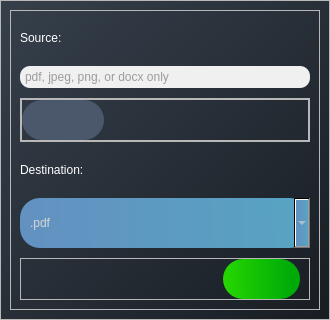
<?xml version="1.0" encoding="UTF-8"?>
<ui version="4.0">
 <class>Dialog</class>
 <widget class="QDialog" name="Dialog">
  <property name="geometry">
   <rect>
    <x>0</x>
    <y>0</y>
    <width>330</width>
    <height>320</height>
   </rect>
  </property>
  <property name="sizePolicy">
   <sizepolicy hsizetype="Preferred" vsizetype="Preferred">
    <horstretch>0</horstretch>
    <verstretch>0</verstretch>
   </sizepolicy>
  </property>
  <property name="minimumSize">
   <size>
    <width>330</width>
    <height>320</height>
   </size>
  </property>
  <property name="maximumSize">
   <size>
    <width>350</width>
    <height>350</height>
   </size>
  </property>
  <property name="windowTitle">
   <string>Dialog</string>
  </property>
  <property name="styleSheet">
   <string notr="true">background-color: qlineargradient(spread:pad, x1:0, y1:0, x2:1, y2:1, stop:0 #36404B, stop:1 #181D23);</string>
  </property>
  <layout class="QHBoxLayout" name="horizontalLayout_3">
   <property name="leftMargin">
    <number>0</number>
   </property>
   <property name="topMargin">
    <number>0</number>
   </property>
   <property name="rightMargin">
    <number>0</number>
   </property>
   <property name="bottomMargin">
    <number>0</number>
   </property>
   <item>
    <widget class="QStackedWidget" name="stackedWidget">
     <property name="currentIndex">
      <number>0</number>
     </property>
     <widget class="QWidget" name="page">
      <layout class="QVBoxLayout" name="verticalLayout">
       <property name="spacing">
        <number>0</number>
       </property>
       <property name="leftMargin">
        <number>0</number>
       </property>
       <property name="topMargin">
        <number>0</number>
       </property>
       <property name="rightMargin">
        <number>0</number>
       </property>
       <property name="bottomMargin">
        <number>0</number>
       </property>
       <item>
        <widget class="QFrame" name="frame">
         <property name="styleSheet">
          <string notr="true">QFrame{
	background: none;
}

QLabel{
	color: #ffffff;
	font: 63 8pt &quot;Segoe UI Variable Text Semibold&quot;;
}</string>
         </property>
         <property name="frameShape">
          <enum>QFrame::StyledPanel</enum>
         </property>
         <property name="frameShadow">
          <enum>QFrame::Raised</enum>
         </property>
         <layout class="QHBoxLayout" name="horizontalLayout_4">
          <item>
           <widget class="QFrame" name="frame_4">
            <property name="frameShape">
             <enum>QFrame::StyledPanel</enum>
            </property>
            <property name="frameShadow">
             <enum>QFrame::Raised</enum>
            </property>
            <layout class="QVBoxLayout" name="verticalLayout_3" stretch="0,0,0,0,0,0">
             <property name="spacing">
              <number>10</number>
             </property>
             <item>
              <widget class="QLabel" name="source">
               <property name="text">
                <string>Source:</string>
               </property>
              </widget>
             </item>
             <item>
              <widget class="QLineEdit" name="filenameLabel">
               <property name="styleSheet">
                <string notr="true">background-color: rgb(240, 240, 240);
border-radius: 10px;
color: rgb(156, 156, 156);
padding: 3px;</string>
               </property>
               <property name="text">
                <string>pdf, jpeg, png, or docx only</string>
               </property>
               <property name="readOnly">
                <bool>true</bool>
               </property>
              </widget>
             </item>
             <item>
              <widget class="QFrame" name="frame_6">
               <property name="minimumSize">
                <size>
                 <width>270</width>
                 <height>0</height>
                </size>
               </property>
               <property name="frameShape">
                <enum>QFrame::StyledPanel</enum>
               </property>
               <property name="frameShadow">
                <enum>QFrame::Raised</enum>
               </property>
               <layout class="QVBoxLayout" name="verticalLayout_4">
                <property name="spacing">
                 <number>7</number>
                </property>
                <property name="leftMargin">
                 <number>0</number>
                </property>
                <property name="topMargin">
                 <number>0</number>
                </property>
                <property name="rightMargin">
                 <number>0</number>
                </property>
                <property name="bottomMargin">
                 <number>0</number>
                </property>
                <item>
                 <widget class="QFrame" name="frame_2">
                  <property name="frameShape">
                   <enum>QFrame::StyledPanel</enum>
                  </property>
                  <property name="frameShadow">
                   <enum>QFrame::Raised</enum>
                  </property>
                  <layout class="QHBoxLayout" name="horizontalLayout" stretch="2,5">
                   <property name="leftMargin">
                    <number>0</number>
                   </property>
                   <property name="topMargin">
                    <number>0</number>
                   </property>
                   <property name="rightMargin">
                    <number>0</number>
                   </property>
                   <property name="bottomMargin">
                    <number>0</number>
                   </property>
                   <item>
                    <widget class="QPushButton" name="fileButton">
                     <property name="sizePolicy">
                      <sizepolicy hsizetype="Minimum" vsizetype="Minimum">
                       <horstretch>0</horstretch>
                       <verstretch>0</verstretch>
                      </sizepolicy>
                     </property>
                     <property name="minimumSize">
                      <size>
                       <width>0</width>
                       <height>40</height>
                      </size>
                     </property>
                     <property name="cursor">
                      <cursorShape>PointingHandCursor</cursorShape>
                     </property>
                     <property name="styleSheet">
                      <string notr="true">QPushButton{
	background-color: rgb(75, 87, 106);
	border-radius: 20px;
	image: url(:/OCR/icons8-text-40.png);
	padding: 5px;
}
QPushButton:hover{
	background-color: rgb(42, 49, 58);
}
QPushButton:pressed{
	background-color: rgb(42, 49, 58);
	border: 2px outset #ffffff;
}</string>
                     </property>
                     <property name="text">
                      <string/>
                     </property>
                    </widget>
                   </item>
                   <item>
                    <spacer name="horizontalSpacer">
                     <property name="orientation">
                      <enum>Qt::Horizontal</enum>
                     </property>
                     <property name="sizeHint" stdset="0">
                      <size>
                       <width>205</width>
                       <height>20</height>
                      </size>
                     </property>
                    </spacer>
                   </item>
                  </layout>
                 </widget>
                </item>
               </layout>
              </widget>
             </item>
             <item>
              <widget class="QLabel" name="destination">
               <property name="text">
                <string>Destination:</string>
               </property>
              </widget>
             </item>
             <item>
              <widget class="QComboBox" name="extComboBox">
               <property name="minimumSize">
                <size>
                 <width>0</width>
                 <height>50</height>
                </size>
               </property>
               <property name="cursor">
                <cursorShape>PointingHandCursor</cursorShape>
               </property>
               <property name="styleSheet">
                <string notr="true">QComboBox{
	background-color: qlineargradient(spread:pad, x1:0, y1:0.006, x2:1, y2:0, stop:0 #6391C1, stop:0.900498 #58A2C2);
	border-radius: 20px;
	color: rgb(214, 214, 214);
	font: 63 16pt &quot;Segoe UI Variable Text Semibold&quot;;
	padding-left: 10px;
}
QComboBox:hover{
	border: 2px solid #ffffff;
}
QComboBox:pressed{
	border: 0px;
	background-color: #6391c1;
}
QComboBox QAbstractItemView{
	background-color: rgb(39, 47, 55);
	selection-background-color: rgb(88, 162, 194);
}</string>
               </property>
               <item>
                <property name="text">
                 <string>.pdf</string>
                </property>
               </item>
               <item>
                <property name="text">
                 <string>.jpeg</string>
                </property>
               </item>
               <item>
                <property name="text">
                 <string>.png</string>
                </property>
               </item>
               <item>
                <property name="text">
                 <string>.docx</string>
                </property>
               </item>
              </widget>
             </item>
             <item>
              <widget class="QFrame" name="frame_5">
               <property name="frameShape">
                <enum>QFrame::StyledPanel</enum>
               </property>
               <property name="frameShadow">
                <enum>QFrame::Raised</enum>
               </property>
               <layout class="QHBoxLayout" name="horizontalLayout_5" stretch="5,2">
                <property name="topMargin">
                 <number>0</number>
                </property>
                <property name="bottomMargin">
                 <number>0</number>
                </property>
                <item>
                 <spacer name="horizontalSpacer_2">
                  <property name="orientation">
                   <enum>Qt::Horizontal</enum>
                  </property>
                  <property name="sizeHint" stdset="0">
                   <size>
                    <width>115</width>
                    <height>20</height>
                   </size>
                  </property>
                 </spacer>
                </item>
                <item>
                 <widget class="QPushButton" name="proceedButton">
                  <property name="sizePolicy">
                   <sizepolicy hsizetype="Minimum" vsizetype="Minimum">
                    <horstretch>0</horstretch>
                    <verstretch>0</verstretch>
                   </sizepolicy>
                  </property>
                  <property name="minimumSize">
                   <size>
                    <width>0</width>
                    <height>40</height>
                   </size>
                  </property>
                  <property name="cursor">
                   <cursorShape>PointingHandCursor</cursorShape>
                  </property>
                  <property name="styleSheet">
                   <string notr="true">QPushButton{
	background-color: qlineargradient(spread:pad, x1:0, y1:0.006, x2:1, y2:0, stop:0 rgba(38, 215, 1, 255), stop:0.880597 rgba(0, 171, 8, 255));
	border-radius: 20px;
	image: url(:/Arrow/icons8-arrow-48 - Copy.png);
	padding: 5px;
}
QPushButton:hover{
	background-color: rgb(36, 212, 1);
}
QPushButton:pressed{
	background-color: rgb(36, 212, 1);
	image: url(:/Arrow/icons8-arrow-48-bright.png);
	border: 2px outset #ffffff;
}</string>
                  </property>
                  <property name="text">
                   <string/>
                  </property>
                  <property name="iconSize">
                   <size>
                    <width>20</width>
                    <height>20</height>
                   </size>
                  </property>
                 </widget>
                </item>
               </layout>
              </widget>
             </item>
            </layout>
           </widget>
          </item>
         </layout>
        </widget>
       </item>
      </layout>
     </widget>
     <widget class="QWidget" name="page_2">
      <layout class="QHBoxLayout" name="horizontalLayout_2" stretch="2,7,2">
       <item>
        <spacer name="horizontalSpacer_3">
         <property name="orientation">
          <enum>Qt::Horizontal</enum>
         </property>
         <property name="sizeHint" stdset="0">
          <size>
           <width>40</width>
           <height>20</height>
          </size>
         </property>
        </spacer>
       </item>
       <item>
        <widget class="QFrame" name="frame_3">
         <property name="styleSheet">
          <string notr="true">background: none;</string>
         </property>
         <property name="frameShape">
          <enum>QFrame::StyledPanel</enum>
         </property>
         <property name="frameShadow">
          <enum>QFrame::Raised</enum>
         </property>
         <layout class="QVBoxLayout" name="verticalLayout_2" stretch="2,2,1,2,2">
          <item>
           <spacer name="verticalSpacer">
            <property name="orientation">
             <enum>Qt::Vertical</enum>
            </property>
            <property name="sizeHint" stdset="0">
             <size>
              <width>20</width>
              <height>58</height>
             </size>
            </property>
           </spacer>
          </item>
          <item>
           <widget class="QPushButton" name="saveButton">
            <property name="sizePolicy">
             <sizepolicy hsizetype="Minimum" vsizetype="Minimum">
              <horstretch>0</horstretch>
              <verstretch>0</verstretch>
             </sizepolicy>
            </property>
            <property name="cursor">
             <cursorShape>PointingHandCursor</cursorShape>
            </property>
            <property name="styleSheet">
             <string notr="true">QPushButton {
	border-radius: 20px;
	color: #ffffff;
	background-color: qlineargradient(spread:pad, x1:0, y1:0.006, x2:1, y2:0, stop:0 rgba(38, 215, 1, 255), stop:0.880597 rgba(0, 171, 8, 255));
	font: 63 16pt &quot;Segoe UI Variable Text Semibold&quot;;
}
QPushButton:hover{
	background-color: rgb(36, 212, 1);
}
QPushButton:pressed{
	background-color: rgb(36, 212, 1);
	border: 2px solid #ffffff;
}</string>
            </property>
            <property name="text">
             <string>SAVE</string>
            </property>
           </widget>
          </item>
          <item>
           <spacer name="verticalSpacer_3">
            <property name="orientation">
             <enum>Qt::Vertical</enum>
            </property>
            <property name="sizeHint" stdset="0">
             <size>
              <width>20</width>
              <height>40</height>
             </size>
            </property>
           </spacer>
          </item>
          <item>
           <widget class="QPushButton" name="cancelButton">
            <property name="sizePolicy">
             <sizepolicy hsizetype="Minimum" vsizetype="Minimum">
              <horstretch>0</horstretch>
              <verstretch>0</verstretch>
             </sizepolicy>
            </property>
            <property name="cursor">
             <cursorShape>PointingHandCursor</cursorShape>
            </property>
            <property name="styleSheet">
             <string notr="true">QPushButton {
	border-radius: 20px;
	color: #ffffff;
	background-color: rgb(75, 87, 106);
	color: rgb(214, 214, 214);
	font: 63 16pt &quot;Segoe UI Variable Text Semibold&quot;;
}
QPushButton:hover{
	background-color: rgb(42, 49, 58);
}
QPushButton:pressed{
	border: 2px solid #ffffff;
}</string>
            </property>
            <property name="text">
             <string>CANCEL</string>
            </property>
           </widget>
          </item>
          <item>
           <spacer name="verticalSpacer_2">
            <property name="orientation">
             <enum>Qt::Vertical</enum>
            </property>
            <property name="sizeHint" stdset="0">
             <size>
              <width>20</width>
              <height>58</height>
             </size>
            </property>
           </spacer>
          </item>
         </layout>
        </widget>
       </item>
       <item>
        <spacer name="horizontalSpacer_4">
         <property name="orientation">
          <enum>Qt::Horizontal</enum>
         </property>
         <property name="sizeHint" stdset="0">
          <size>
           <width>40</width>
           <height>20</height>
          </size>
         </property>
        </spacer>
       </item>
      </layout>
     </widget>
    </widget>
   </item>
  </layout>
 </widget>
 <resources>
  <include location="images/icons/camera_btn.qrc"/>
 </resources>
 <connections/>
</ui>
